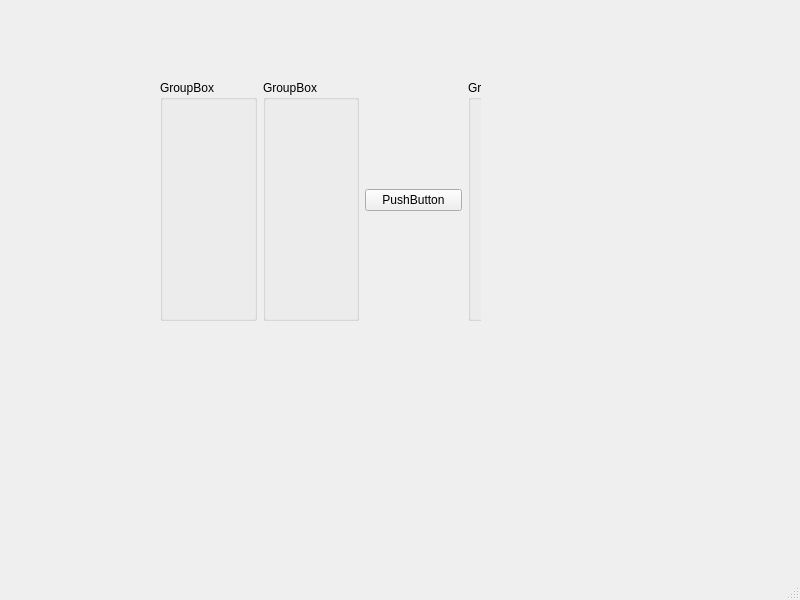
<?xml version="1.0" encoding="UTF-8"?>
<ui version="4.0">
 <class>MainWindow</class>
 <widget class="QMainWindow" name="MainWindow">
  <property name="geometry">
   <rect>
    <x>0</x>
    <y>0</y>
    <width>800</width>
    <height>600</height>
   </rect>
  </property>
  <property name="windowTitle">
   <string>MainWindow</string>
  </property>
  <widget class="QWidget" name="centralwidget">
   <widget class="QWidget" name="LeftPanel" native="true">
    <property name="geometry">
     <rect>
      <x>130</x>
      <y>10</y>
      <width>351</width>
      <height>461</height>
     </rect>
    </property>
    <widget class="QWidget" name="">
     <property name="geometry">
      <rect>
       <x>30</x>
       <y>70</y>
       <width>507</width>
       <height>241</height>
      </rect>
     </property>
     <layout class="QHBoxLayout" name="horizontalLayout">
      <item>
       <widget class="QGroupBox" name="ScenarioType">
        <property name="title">
         <string>GroupBox</string>
        </property>
       </widget>
      </item>
      <item>
       <widget class="QGroupBox" name="Parameters">
        <property name="title">
         <string>GroupBox</string>
        </property>
       </widget>
      </item>
      <item>
       <widget class="QPushButton" name="Reset">
        <property name="text">
         <string>PushButton</string>
        </property>
       </widget>
      </item>
      <item>
       <widget class="QGroupBox" name="Simulation">
        <property name="title">
         <string>GroupBox</string>
        </property>
       </widget>
      </item>
      <item>
       <widget class="QPushButton" name="pushButton_2">
        <property name="text">
         <string>PushButton</string>
        </property>
       </widget>
      </item>
     </layout>
    </widget>
   </widget>
   <widget class="QWidget" name="RightPanel" native="true">
    <property name="geometry">
     <rect>
      <x>450</x>
      <y>30</y>
      <width>28</width>
      <height>18</height>
     </rect>
    </property>
    <layout class="QHBoxLayout" name="horizontalLayout_2">
     <item>
      <widget class="QWidget" name="widget" native="true"/>
     </item>
    </layout>
   </widget>
  </widget>
  <widget class="QMenuBar" name="menubar">
   <property name="geometry">
    <rect>
     <x>0</x>
     <y>0</y>
     <width>800</width>
     <height>22</height>
    </rect>
   </property>
  </widget>
  <widget class="QStatusBar" name="statusbar"/>
 </widget>
 <resources/>
 <connections/>
</ui>
